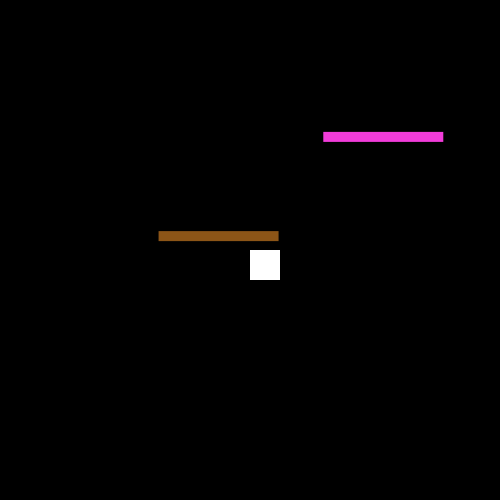
Frame 1 (no input)
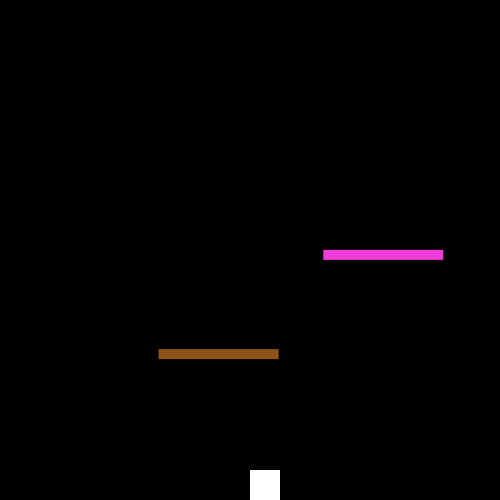
Frame 60 (the mouse pressed at the canvas centre just before this capture)
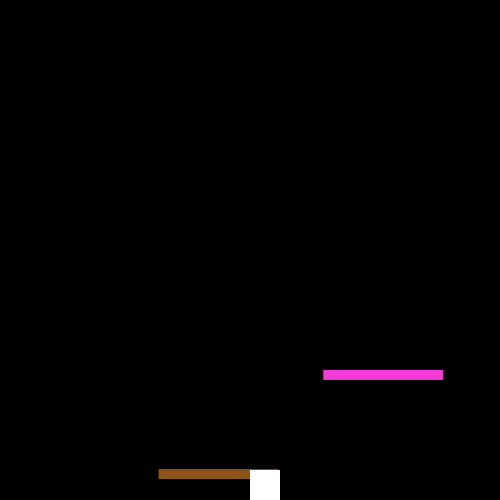
Frame 120 (the mouse held since frame 60 and released just before this capture)

The Processing sketch that drew these frames (run headless with seeded random() and noise(); from frame 60 on, the mouse is pressed at the canvas centre):

// Processing sketch: processing_49300
// ── processing_49300.pde

//key pressed variables
boolean leftPressed = false;
boolean rightPressed = false;
boolean spacePressed = false;

Player myPlayer;
Platform[] platforms = new Platform[2];

void setup() {

  size(500,500);
  smooth();
  noStroke();
  myPlayer = new Player();
  
  for(int i=0; i<platforms.length; i++) {
    platforms[i] = new Platform(random(width),random(height));
  }
}

void draw() {

  background(0);
  for(int i=0; i<platforms.length; i++) {
    platforms[i].update();
  }
  myPlayer.update();
  myPlayer.collisionCheck();
  
}

void keyPressed() {
 
  if (key == CODED) {
    if (keyCode == LEFT) leftPressed = true;
    else if (keyCode == RIGHT) rightPressed = true;
  }
  if (key == ' ') spacePressed = true;//myPlayer.jump();
}
 
void keyReleased() {
 
 if (key == CODED) {
   if (keyCode == LEFT) leftPressed = false;
   else if (keyCode == RIGHT) rightPressed = false; 
 }
}

class Player {
  
  float x;
  float y;
  float xspeed = 6.5;
  float jumpspeed = 25;
  float drag = 0.9;
  
  float playersize;
  float playerbase;
  float gravity = 5.5;
  
  
  Player() {
  
    x = width/2;
    y = height/2;
    playersize = 30;
  }
  
  void jump() {
    
    if(spacePressed) {
     // float jumpspeed = 4;
      // float drag = 0.8;
      
      jumpspeed *= drag;
      y-=jumpspeed;
      println(y);
    }
  }
  
  void update() {
  
    if(leftPressed) x-=xspeed;
    else if(rightPressed) x+=xspeed;
    
    jump();
        
    fill(255);
    rect(x, y, playersize, playersize); 
    y+=gravity;
  }
  
  
  
  void collisionCheck() {
    
    playerbase = y+playersize;
    
    if(playerbase > height ) {
      y = height-playersize;
      //gravity = 0;
    } 
    
    for(int i=0; i<platforms.length; i++) {  
      if(playerbase > platforms[i].y && playerbase < platforms[i].y+platforms[i].blockheight && x > platforms[i].x && x < platforms[i].x+platforms[i].blocklength) {
        //gravity = platforms[i].yvel;
        y = platforms[i].y-playersize+platforms[i].yvel;
        //spacePressed = false;
      } 
      
    }
  }
}

class Platform {

  float x;
  float y;
  float yvel = 2;
  float blocklength = 120;
  float blockheight = 10;
  color c = color((int)random(255), (int)random(255), (int)random(255));

  
  Platform(float xpos, float ypos) {
  
    x = xpos;
    y = ypos;
  }
  
  void update() {
    
    y+=yvel;
    
    if(y+blockheight > height || y < 0) {
    yvel = -yvel;
    }
  
    fill(c);
    //rectMode(CENTER);
    rect(x,y, blocklength, blockheight);
  }

}
